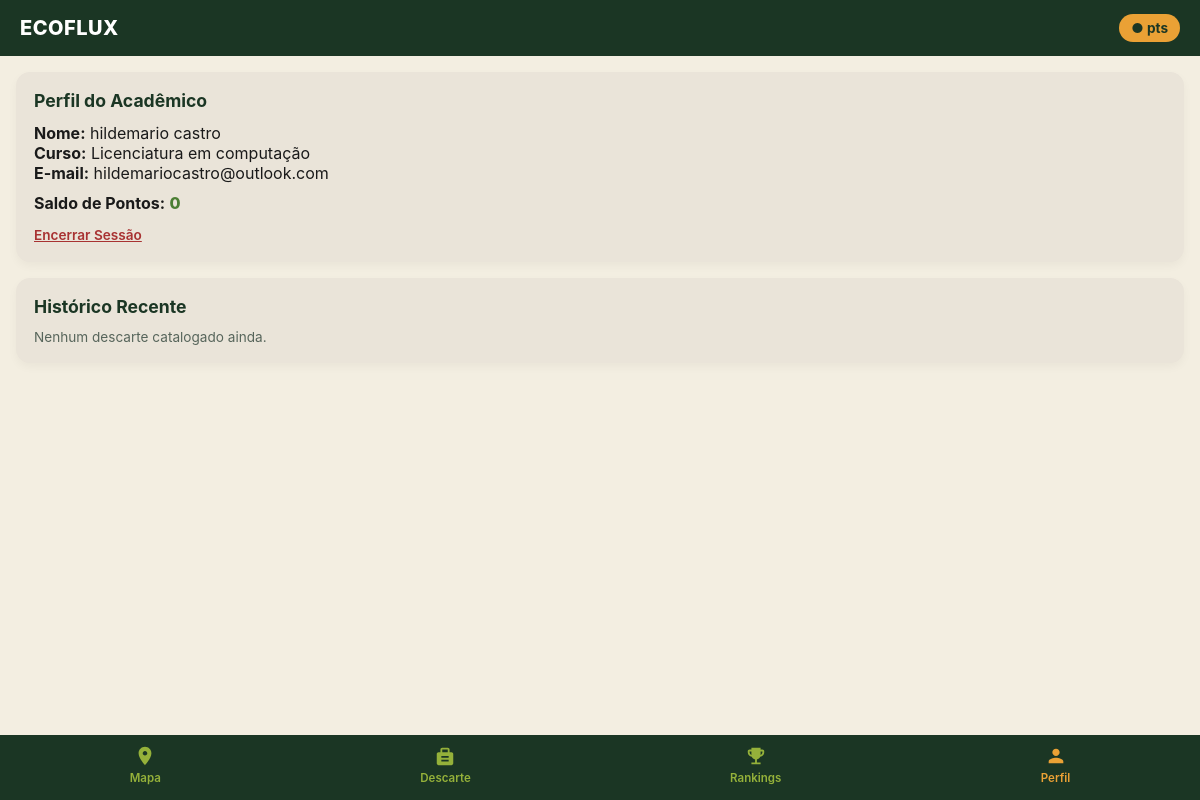
The app's page /perfil (signed in) with its own data.
### tables this page shows
CREATE TABLE usuarios (
        id INTEGER PRIMARY KEY AUTOINCREMENT,
        nome TEXT NOT NULL,
        email TEXT UNIQUE NOT NULL,
        senha_hash TEXT NOT NULL,
        data_nasc TEXT NOT NULL,
        curso TEXT NOT NULL,
        role TEXT DEFAULT 'ALUNO',
        saldo_pontos INTEGER DEFAULT 0,
        falhas_login INTEGER DEFAULT 0,
        bloqueado_ate TEXT
    );

### app.py (the view)
@app.route("/perfil")
@login_required
def perfil():
    conn = get_db()
    user = conn.execute("SELECT * FROM usuarios WHERE id = ?", (session["user_id"],)).fetchone()
    historico = conn.execute("""
        SELECT d.*, p.nome as nome_pev
        FROM descartes d
        JOIN pontos_descarte p ON d.ponto_id = p.id
        WHERE d.usuario_id = ?
        ORDER BY d.id DESC LIMIT 5
    """, (session["user_id"],)).fetchall()
    conn.close()
    return render_template("base.html", perfil_view=True, user=user, historico=historico)

### app.py (called while the page is built)
def get_db():
    conn = sqlite3.connect(DB_PATH)
    conn.row_factory = sqlite3.Row
    return conn

def login_required(f):
    @wraps(f)
    def decorated_function(*args, **kwargs):
        if "user_id" not in session:
            flash("Por favor, autentique-se para continuar.", "warning")
            return redirect(url_for("login"))
        return f(*args, **kwargs)
    return decorated_function

### templates/base.html (shortened to what this page needs)
<!DOCTYPE html>
<html lang="pt-BR">
<head>
  <link rel="stylesheet" href="{{ url_for('static', filename='css/style.css') }}">
  <link rel="stylesheet" href="https://unpkg.com/leaflet@1.9.4/dist/leaflet.css"/>
</head>
<body>
  <header class="top-bar">
    <span class="logo-tag">ECOFLUX</span>
    {% if session.get('user_id') %}
    <span class="badge-pontos">{{ user_pontos if user_pontos is defined else '●' }} pts</span>
    {% endif %}
  </header>
  <main class="content-area">
    {% if perfil_view %}
    <div class="card">
      <h2>Perfil do Acadêmico</h2>
      <p><strong>Nome:</strong> {{ user.nome }}</p>
      <p><strong>Curso:</strong> {{ user.curso }}</p>
      <p><strong>E-mail:</strong> {{ user.email }}</p>
      <p style="margin-top: 10px;"><strong>Saldo de Pontos:</strong> <span style="color: var(--verde-folha); font-weight:800;">{{ user.saldo_pontos }}</span></p>
      <a href="{{ url_for('logout') }}" style="display:inline-block; margin-top:14px; color:var(--erro); font-size:0.85rem; font-weight:600;">Encerrar Sessão</a>
    </div>
    <div class="card">
      <h2>Histórico Recente</h2>
      {% if historico %}
        <ul style="list-style: none; font-size: 0.85rem;">
          {% for h in historico %}
            <li style="padding: 8px 0; border-bottom: 1px solid #ccc;">
              <strong>+{{ h.pontos_ganhos }} pts</strong> - {{ h.tipo_residuo }} ({{ h.nome_pev }})
            </li>
          {% endfor %}
        </ul>
      {% else %}
        <p style="font-size: 0.85rem; color: var(--texto-suave);">Nenhum descarte catalogado ainda.</p>
      {% endif %}
    </div>
    {% else %}
      {% block content %}{% endblock %}
    {% endif %}
  </main>
  {% if session.get('user_id') %}
  <nav class="bottom-bar">
    <a href="{{ url_for('index') }}" class="nav-item {% if request.endpoint == 'index' %}active{% endif %}">
      <svg viewBox="0 0 24 24"><path d="M12 2C8.13 2 5 5.13 5 9c0 5.25 7 13 7 13s7-7.75 7-13c0-3.87-3.13-7-7-7zm0 9.5c-1.38 0-2.5-1.12-2.5-2.5s1.12-2.5 2.5-2.5 2.5 1.12 2.5 2.5-1.12 2.5-2.5 2.5z"/></svg>
      Mapa
    </a>
    <a href="{{ url_for('descarte') }}" class="nav-item {% if request.endpoint == 'descarte' %}active{% endif %}">
      <svg viewBox="0 0 24 24"><path d="M19 8h-2V5c0-1.1-.9-2-2-2H9c-1.1 0-2 .9-2 2v3H5c-1.1 0-2 .9-2 2v10c0 1.1.9 2 2 2h14c1.1 0 2-.9 2-2V10c0-1.1-.9-2-2-2zm-10-3h6v3H9V5zm7 13H8v-2h8v2zm0-4H8v-2h8v2z"/></svg>
      Descarte
    </a>
    <a href="{{ url_for('ranking') }}" class="nav-item {% if request.endpoint == 'ranking' %}active{% endif %}">
      <svg viewBox="0 0 24 24"><path d="M19 5h-2V3H7v2H5c-1.1 0-2 .9-2 2v1c0 2.55 1.92 4.63 4.39 4.94.63 1.5 1.98 2.63 3.61 2.96V19H7v2h10v-2h-4v-3.1c1.63-.33 2.98-1.46 3.61-2.96C19.08 12.63 21 10.55 21 8V7c0-1.1-.9-2-2-2zM5 8V7h2v3.82C5.84 10.4 5 9.3 5 8zm14 0c0 1.3-.84 2.4-2 2.82V7h2v1z"/></svg>
      Rankings
    </a>
    <a href="{{ url_for('perfil') }}" class="nav-item {% if request.endpoint == 'perfil' %}active{% endif %}">
      <svg viewBox="0 0 24 24"><path d="M12 12c2.21 0 4-1.79 4-4s-1.79-4-4-4-4 1.79-4 4 1.79 4 4 4zm0 2c-2.67 0-8 1.34-8 4v2h16v-2c0-2.66-5.33-4-8-4z"/></svg>
      Perfil
    </a>
  </nav>
  {% endif %}
</body>
</html>

### static/css/style.css (style rules this page uses)
:root { --verde-floresta: #1B3624; --fundo-areia: #F3EEE1; --fundo-card: #EAE4D9; --marigold-ouro: #EAA135; --verde-folha: #4B7E33; --verde-oliva: #95B13A; --texto-escuro: #1A1A1A; --texto-suave: #57655B; --branco: #FFFFFF; --erro: #A83232; }
* { box-sizing: border-box; margin: 0; padding: 0; font-family: -apple-system, BlinkMacSystemFont, "Segoe UI", Roboto, Oxygen, Ubuntu, Cantarell, sans-serif; -webkit-tap-highlight-color: transparent; }
body { background-color: var(--fundo-areia); color: var(--texto-escuro); min-height: 100vh; display: flex; flex-direction: column; }
header.top-bar { background-color: var(--verde-floresta); color: var(--branco); padding: 14px 20px; display: flex; justify-content: space-between; align-items: center; position: sticky; top: 0; z-index: 1000; }
.logo-tag { font-weight: 800; font-size: 1.25rem; letter-spacing: 0.5px; }
.badge-pontos { background-color: var(--marigold-ouro); color: var(--verde-floresta); padding: 6px 12px; border-radius: 20px; font-weight: 700; font-size: 0.85rem; }
main.content-area { flex: 1; padding: 16px; margin-bottom: 75px; }
.card { background-color: var(--fundo-card); border-radius: 14px; padding: 18px; margin-bottom: 16px; box-shadow: 0 4px 10px rgba(0, 0, 0, 0.04); }
.card h2 { font-size: 1.1rem; color: var(--verde-floresta); margin-bottom: 12px; }
nav.bottom-bar { position: fixed; bottom: 0; left: 0; right: 0; background-color: var(--verde-floresta); display: flex; justify-content: space-around; padding: 10px 0; height: 65px; z-index: 1000; }
.nav-item { display: flex; flex-direction: column; align-items: center; text-decoration: none; color: var(--verde-oliva); font-size: 0.72rem; font-weight: 600; }
.nav-item.active { color: var(--marigold-ouro); }
.nav-item svg { width: 22px; height: 22px; margin-bottom: 4px; fill: currentColor; }

### records on screen
usuarios: nome "hildemario castro", curso "Licenciatura em computação", email "hildemariocastro@outlook.com", saldo_pontos "0"

### other values on screen
{{ user_pontos if user_pontos is defined else '●' }} "●"
